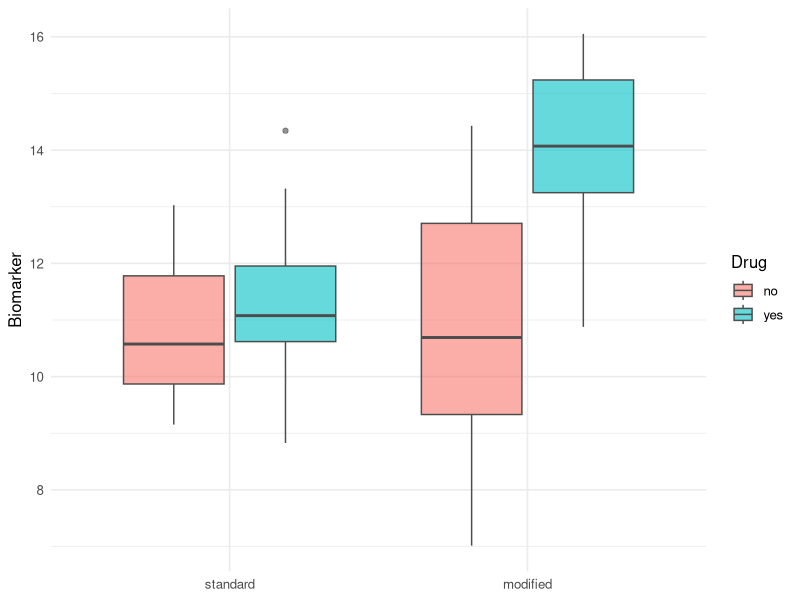

This chart was generated by the following R code:
## ---- chunk 1
#| label: setup
library(tidyverse)
set.seed(42)
theme_set(theme_minimal(base_size = 12))
## ---- chunk 2
n_per_cell <- 10
fact <- expand_grid(
  drug = factor(c("no", "yes"), levels = c("no", "yes")),
  diet = factor(c("standard", "modified"), levels = c("standard", "modified")),
  rep  = seq_len(n_per_cell)
) |>
  mutate(
    y = 10 +
      (drug == "yes")  * 1.5 +
      (diet == "modified") * 1.0 +
      (drug == "yes" & diet == "modified") * 2.0 +
      rnorm(n(), 0, 1.5)
  )

fact |>
  ggplot(aes(diet, y, fill = drug)) +
  geom_boxplot(alpha = 0.6, colour = "grey30") +
  labs(x = NULL, y = "Biomarker", fill = "Drug")
## ---- chunk 3
fact |>
  group_by(drug, diet) |>
  summarise(mean = mean(y), sd = sd(y), n = n(), .groups = "drop")
## ---- chunk 4
fit <- lm(y ~ drug * diet, data = fact)
anova(fit)
## ---- chunk 5
pseudo <- fact |>
  slice(rep(seq_len(n()), each = 3)) |>
  mutate(tech_noise = rnorm(n(), 0, 0.3),
         y = y + tech_noise)

fit_bad  <- lm(y ~ drug * diet, data = pseudo)
fit_good <- lm(y ~ drug * diet, data = fact)  # aggregated (original)

bind_rows(
  bad  = broom::tidy(fit_bad)  |> filter(term == "drugyes:dietmodified"),
  good = broom::tidy(fit_good) |> filter(term == "drugyes:dietmodified"),
  .id = "analysis"
)
## ---- chunk 6
sessionInfo()
